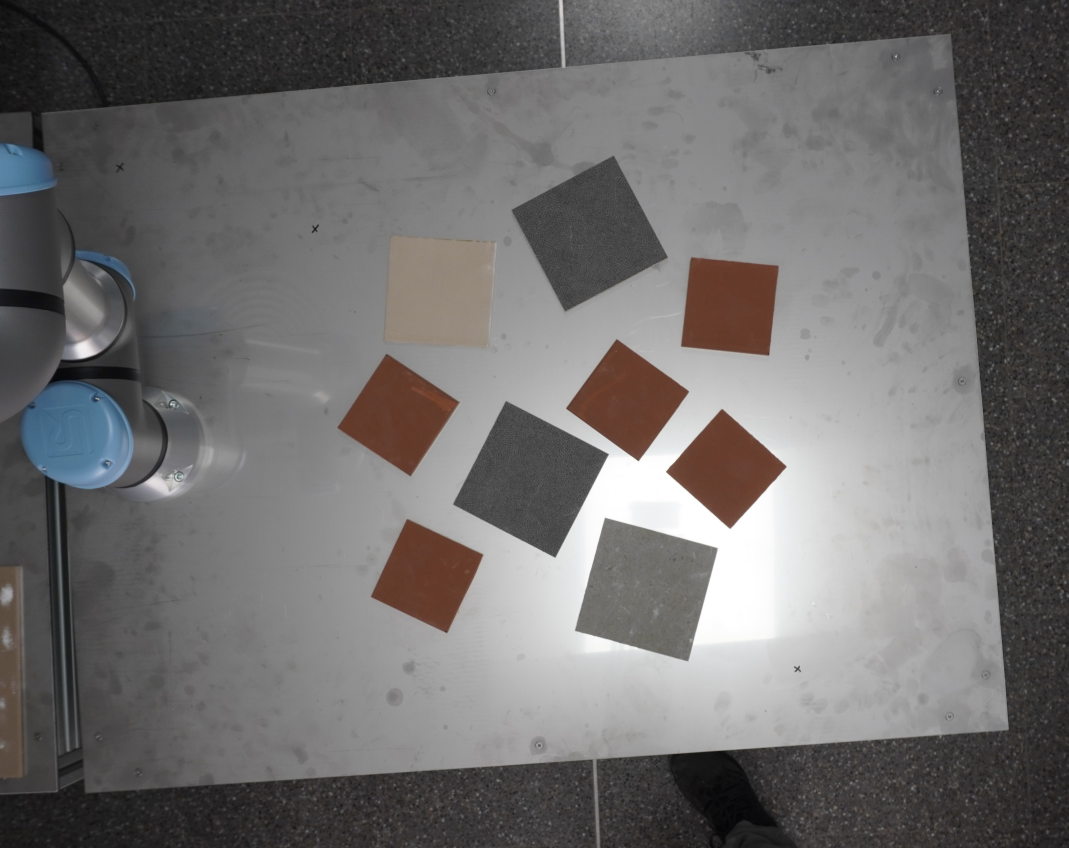
#> input picture v13/Robot/assets/imagenes/DSC07665.JPG, 4273 x 3392 px (shown at 1/4 size); its folder holds only this picture in this run
$ python -i image_processing.py   (imports and definitions only)
#> lines starting #> are read from the running program, lines starting #| are printed output that depends on the picture; after the words box and inside, x2 and y2 are one past the last pixel; in counts of white or black regions, pixels touching at a corner belong together
#> further down, picture is the input picture: shape (3392, 4273, 3); mean B, G, R 109.1, 109.6, 111.4
# -*- coding: utf-8 -*-
"""
image_processing.py
===================
Preprocesado de imagen y detección de bordes (Canny + gradiente morfológico).
Idéntico al proyecto single-robot — no depende de cuántos robots haya.
"""

import cv2
import numpy as np
import logging
import os

from config_solucion import (
    CANNY_FINO_LOW, CANNY_FINO_HIGH,
    CANNY_GRUESO_LOW, CANNY_GRUESO_HIGH,
)

log = logging.getLogger(__name__)


def cargar_imagen(path: str) -> np.ndarray:
    if not os.path.isfile(path): # Comprueba existe el archivo antes de intentar cargarlo.
        raise FileNotFoundError(f"No existe la imagen: {path}")
    img = cv2.imread(path) # Carga la imagen en formato BGR (OpenCV estándar). No es RGB.
    if img is None:
        raise ValueError(f"OpenCV no pudo leer la imagen: {path}")
    log.info(f"Imagen cargada: {path}  ({img.shape[1]}x{img.shape[0]} px)") # Ancho x Alto en píxeles.
                                        # img.shape es (alto, ancho, canales).
    return img

'''   Detecta bordes usando Canny con dos umbrales (fino y grueso) y un gradiente morfológico.
    Devuelve una imagen binaria con los bordes detectados.
    El resultado se guarda en debug_edges.png para que puedas ver qué bordes se han detectado.'''
def preprocesar_imagen(img: np.ndarray) -> np.ndarray:
    gray = cv2.cvtColor(img, cv2.COLOR_BGR2GRAY) # Convierte a escala de grises. Porq Canny funciona mejor en imágenes monocromáticas.
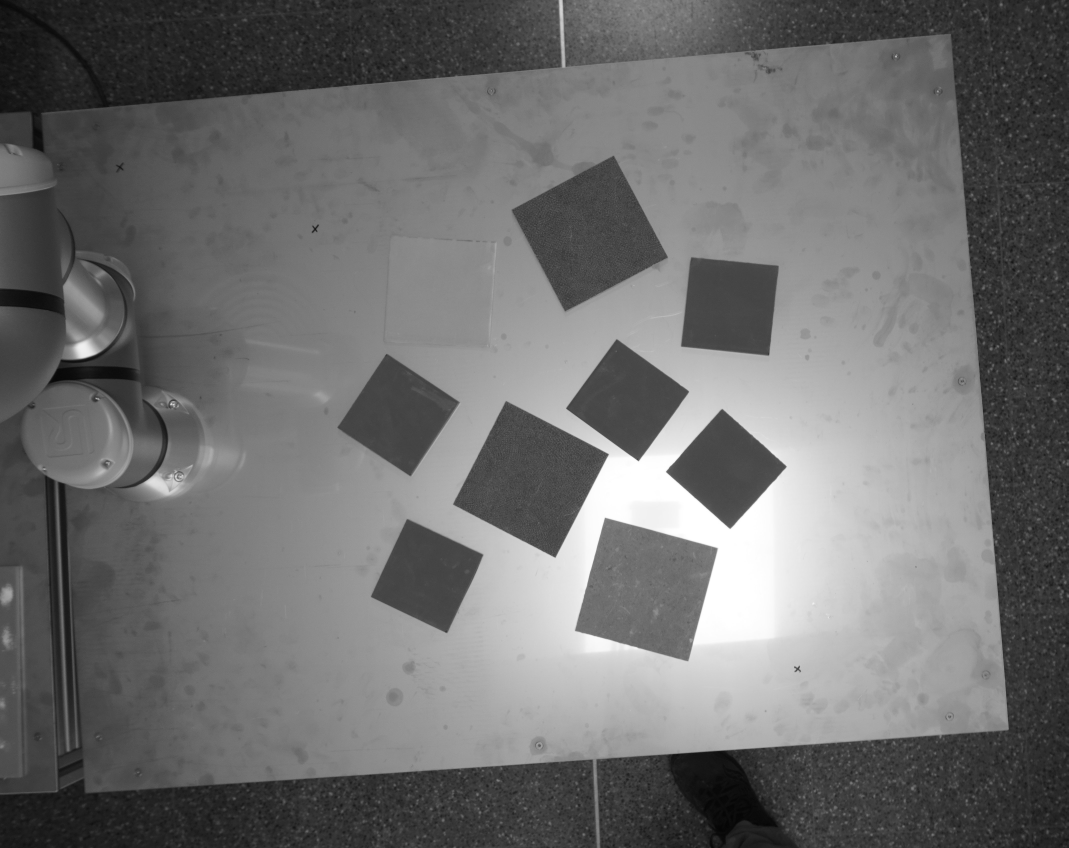
#> gray: shape (3392, 4273) (shown at 1/4 size); min 3, max 255, mean 110.1
    blur = cv2.GaussianBlur(gray, (3, 3), 0) # Aplica un desenfoque gaussiano para reducir ruido. El kernel de 3x3 es un buen compromiso entre suavizado y detalle.

    edges_fino   = cv2.Canny(blur, CANNY_FINO_LOW,   CANNY_FINO_HIGH) # Detecta bordes finos con umbrales bajos.
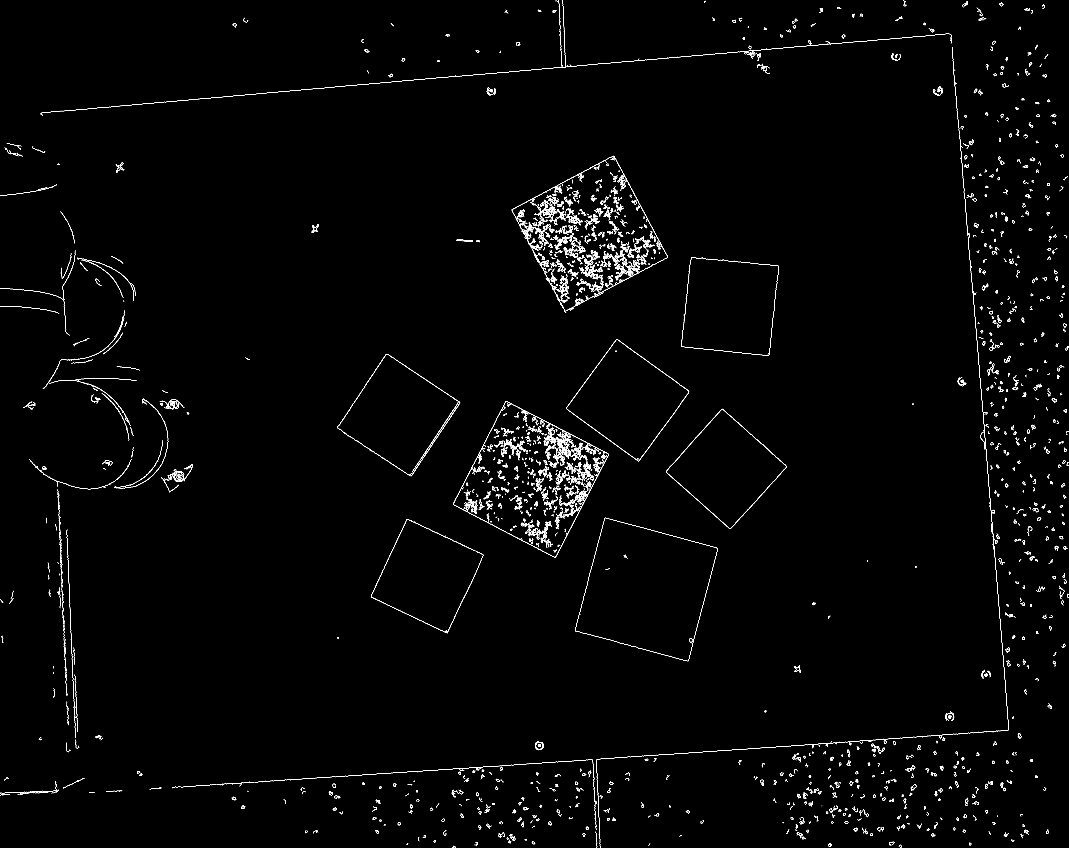
#> edges_fino: shape (3392, 4273) (shown at 1/4 size); 0.78% white in thin lines or dots
    edges_grueso = cv2.Canny(blur, CANNY_GRUESO_LOW,  CANNY_GRUESO_HIGH) # Detecta bordes gruesos con umbrales altos.
#> edges_grueso: shape (3392, 4273); 0.19% white in thin lines or dots

    kernel = np.ones((3, 3), np.uint8) # Kernel para operaciones morfológicas. Un bloque de 3x3 píxeles.
    grad   = cv2.morphologyEx(gray, cv2.MORPH_GRADIENT, kernel) # Calcula el gradiente morfológico, que resalta los bordes como la diferencia entre dilatación y erosión.
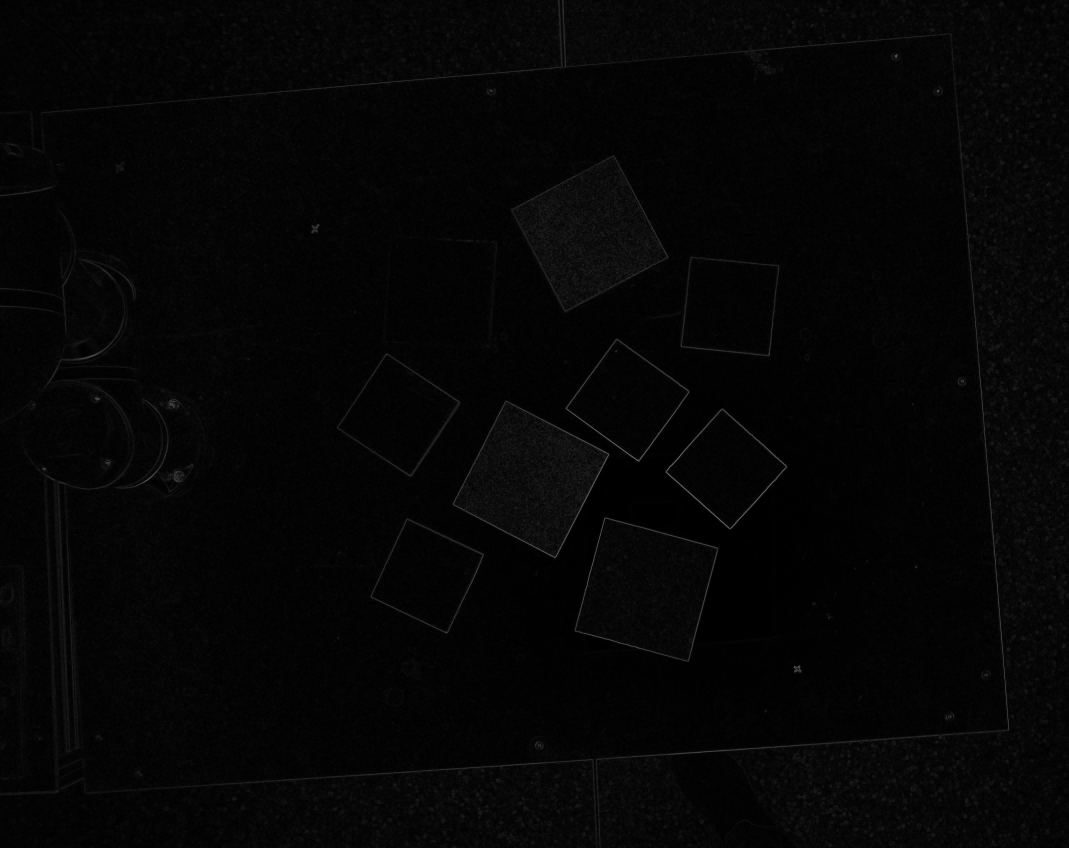
#> grad: shape (3392, 4273) (shown at 1/4 size); min 0, max 152, mean 5.1
    # Útil para detectar bordes que Canny podría perder.

    _, edges_grad = cv2.threshold(grad, 15, 255, cv2.THRESH_BINARY) # Convierte el gradiente a una imagen binaria. El umbral de 15 es un valor que resalta los bordes sin incluir demasiado ruido.
#> edges_grad: shape (3392, 4273); 3.7% white; 21143 white regions (18395 under 20 px), largest, box (x1, y1, x2, y2) and area: (162, 0, 4037, 3392) 46471, (1810, 1603, 2438, 2234) 33886, (2044, 621, 2674, 1250) 30673

    edges = cv2.bitwise_or(edges_fino,  edges_grueso) # Combina los bordes finos y gruesos usando una operación OR bit a bit. Así se conservan ambos tipos de bordes.
    edges = cv2.bitwise_or(edges,       edges_grad) # Combina el resultado anterior con el gradiente morfológico para incluir bordes adicionales que Canny podría haber pasado por alto.
#> edges: shape (3392, 4273); 3.8% white; 19777 white regions (17372 under 20 px), largest, box (x1, y1, x2, y2) and area: (2044, 621, 2674, 1250) 46938, (162, 0, 4037, 3392) 46847, (1810, 1603, 2438, 2234) 42162
    edges = cv2.morphologyEx(edges, cv2.MORPH_CLOSE, kernel, iterations=1) # Aplica una operación de cierre (dilatación seguida de erosión) para cerrar pequeños huecos en los bordes y conectar segmentos cercanos.
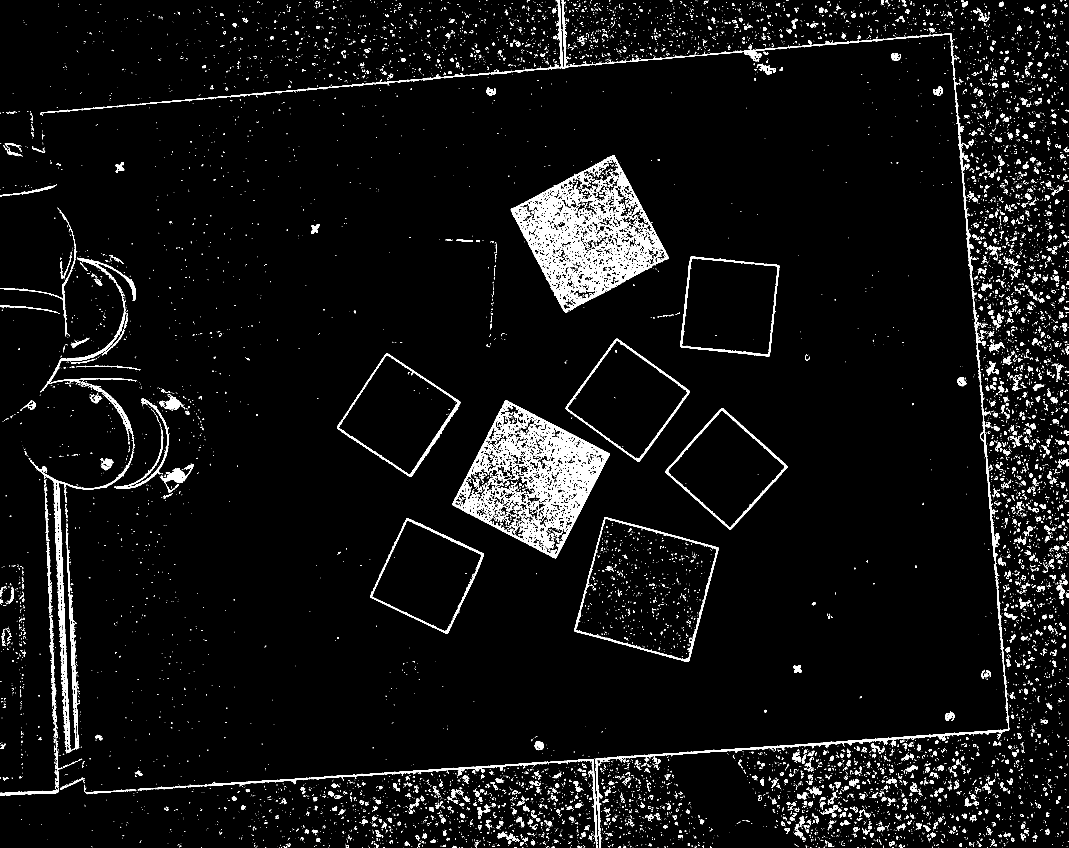
#> edges: shape (3392, 4273) (shown at 1/4 size); 4.5% white; 11896 white regions (9830 under 20 px), largest, box (x1, y1, x2, y2) and area: (2043, 621, 2674, 1250) 111117, (1810, 1603, 2438, 2234) 98830, (162, 0, 4037, 3392) 54071
    # Ayuda a formar contornos más continuos.

    log.debug("Preprocesado completado.")
    return edges

''' Guarda la imagen de bordes detectados en un archivo para depuración. Útil para verificar que los parámetros de Canny y el gradiente están funcionando como esperas.'''
def guardar_debug(edges: np.ndarray, path: str = "debug_edges.png") -> None:
    cv2.imwrite(path, edges)
    log.info(f"Imagen de bordes guardada en: {path}")

>>> import cv2
>>> picture = cv2.imread('../v13/Robot/assets/imagenes/DSC07665.JPG')
>>> result = preprocesar_imagen(picture)

$ run again, on v13/Robot/assets/imagenes/imagen1.jpg
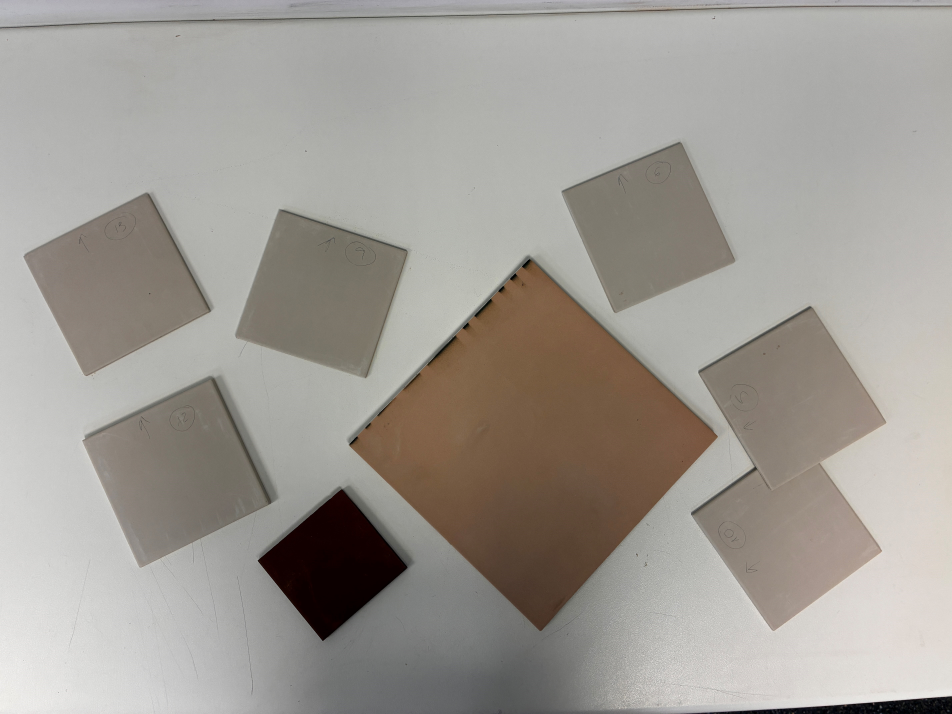
#> input picture v13/Robot/assets/imagenes/imagen1.jpg, 5712 x 4284 px (shown at 1/6 size)
#> picture is the input picture: shape (4284, 5712, 3); mean B, G, R 148.8, 155.2, 159.7
#> in preprocesar_imagen, `edges_fino   = cv2.Canny(blur, CANNY_FINO_LOW,   CANNY_FINO_HIGH)`:
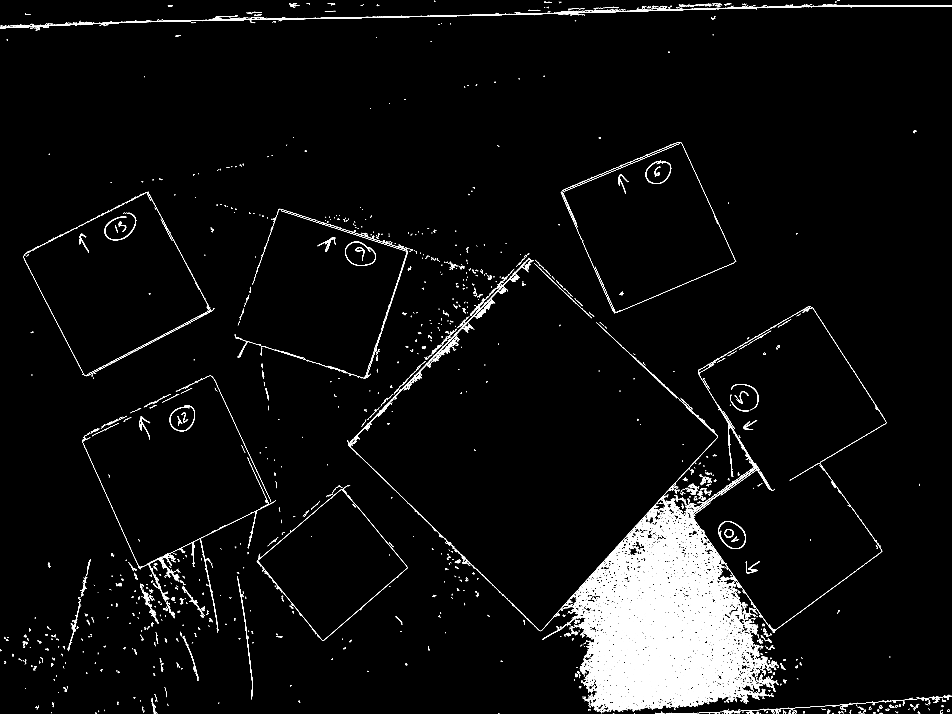
#> edges_fino: shape (4284, 5712) (shown at 1/6 size); 1.9% white in thin lines or dots
#> edges_grueso: shape (4284, 5712); 0.63% white in thin lines or dots
#> in preprocesar_imagen, `_, edges_grad = cv2.threshold(grad, 15, 255, cv2.THRESH_BINARY)`:
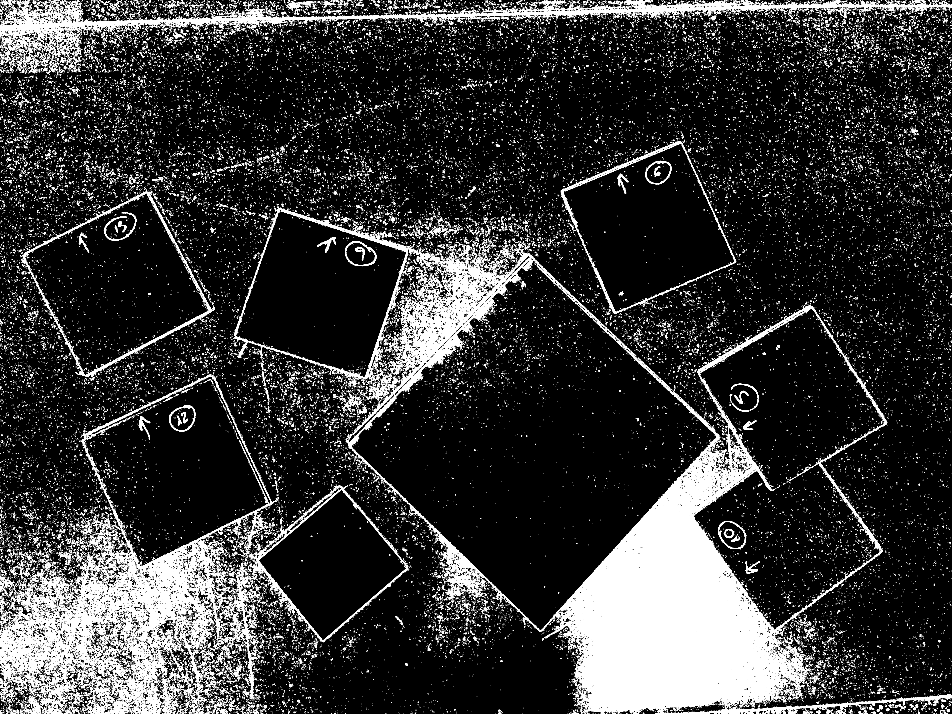
#> edges_grad: shape (4284, 5712) (shown at 1/6 size); 9.1% white; 103972 white regions (96112 under 20 px), largest, box (x1, y1, x2, y2) and area: (2082, 1549, 5321, 4284) 1015943, (0, 14, 5712, 197) 87299, (489, 2491, 1667, 3810) 38965
